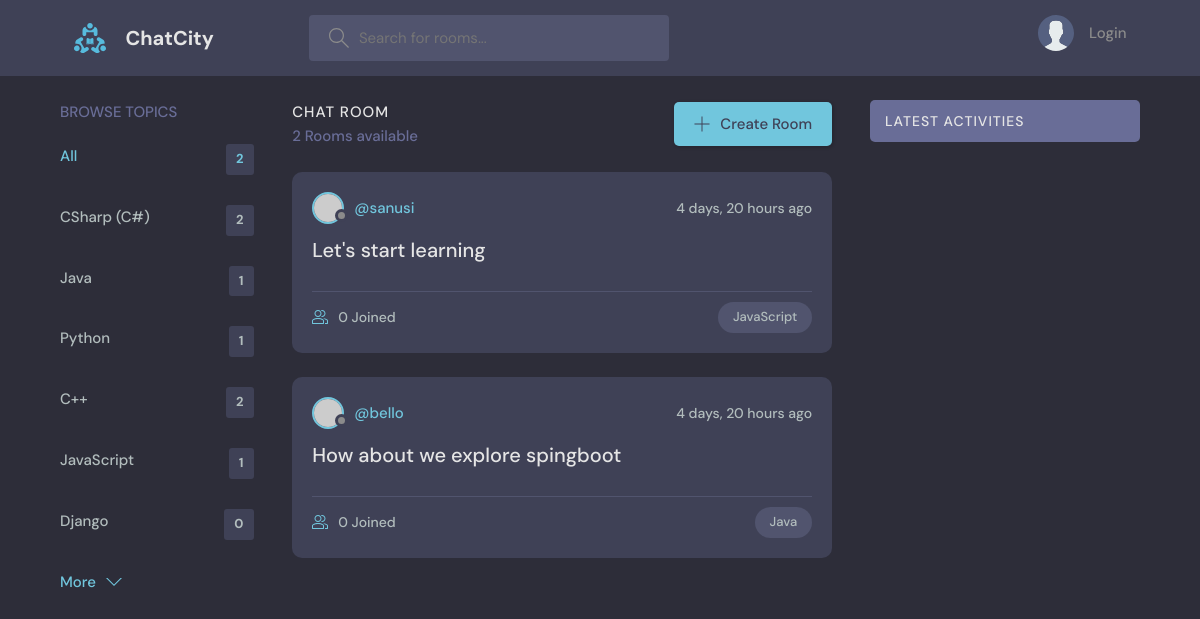
Screenshot of /?q=Java with the database file from the repository.
### baseApp/models.py (models this page shows, shortened)
class Topic(models.Model):
    name = models.CharField(max_length=200)

class Room(models.Model):
    topic = models.ForeignKey(Topic, on_delete=models.SET_NULL, null=True)
    host = models.ForeignKey(User, on_delete=models.SET_NULL, null=True)
    participants = models.ManyToManyField(User, related_name="participants", blank=True)
    name = models.CharField(max_length=200)
    description = models.TextField(null = True, blank = True)
    updated = models.DateTimeField(auto_now=True)
    created = models.DateTimeField(auto_now_add=True)
    class Meta:
        ordering = ["-updated", "-created"]

### baseApp/views.py (the view)
# urls.py: path('', views.home, name="home"),
def home(request):
    query = request.GET.get('q') if request.GET.get('q') != None else ""
    rooms = Room.objects.filter(Q(topic__name__icontains=query) | Q(name__icontains=query) | Q(host__username__icontains=query) | Q(description__icontains=query))
    topics = Topic.objects.all()
    room_count = rooms.count()
    activityMsg = Message.objects.filter(Q(room__topic__name__icontains = query))
    context = {"rooms":rooms, "topics":topics,"room_count":room_count, "activeityMessages":activityMsg}
    return render(request, "base/home.html", context)

### baseApp/templates/base/home.html
{% extends "main.html" %} {% block content %}
<main class="layout layout--3">
  <div class="container">
    <div>{%include 'base/components/browse.html'%}</div>
    <div>
      {%include 'base/components/roomAvail.html'%}
    </div>
    <div>{%include 'base/components/activity.html'%}</div>
  </div>
</main>
{% endblock content %}

### baseApp/templates/base/components/browse.html
<div class="topics">
  <div class="topics__header">
    <h2>Browse Topics</h2>
  </div>
  <ul class="topics__list">
    <li>
      <a href="{%url 'home' %}" class="active">All <span>{{room_count}}</span></a>
    </li>
    {% for topic in topics%}
    <li>
      <a href="{% url 'home'%}?q={{topic.name}}"
        >{{topic.name}} <span>{{topic.room_set.all.count}}</span></a
      >
    </li>
    {%endfor%}
  </ul>
  <a class="btn btn--link" href="topics.html">
    More
    <svg
      version="1.1"
      xmlns="http://www.w3.org/2000/svg"
      width="32"
      height="32"
      viewBox="0 0 32 32"
    >
      <title>chevron-down</title>
      <path d="M16 21l-13-13h-3l16 16 16-16h-3l-13 13z"></path>
    </svg>
  </a>
</div>

### baseApp/templates/base/components/roomAvail.html (shortened to what this page needs)
<div class="roomList">
  <div class="roomList__header">
    <div>
      <h2>Chat Room</h2>
      <p>{{room_count}} Rooms available</p>
    </div>
    <a class="btn btn--main" href="{% url 'createRoom' %}">
      <svg
        version="1.1"
        xmlns="http://www.w3.org/2000/svg"
        width="32"
        height="32"
        viewBox="0 0 32 32"
      >
        <title>add</title>
        <path
          d="M16.943 0.943h-1.885v14.115h-14.115v1.885h14.115v14.115h1.885v-14.115h14.115v-1.885h-14.115v-14.115z"
        ></path>
      </svg>
      Create Room
    </a>
  </div>
  {%for room in rooms %}
  <div class="roomListRoom">
    <div class="roomListRoom__header">
      <a href="{%url 'profile' room.host.id%}" class="roomListRoom__author">
        <div class="avatar avatar--small">
          <img src="https://randomuser.me/api/portraits/women/11.jpg" />
        </div>
        <span>@{{room.host.username}}</span>
      </a>
      <div class="roomListRoom__actions">
        <span>{{room.created|timesince}} ago</span>
      </div>
    </div>
    <div class="roomListRoom__content">
      <a href="{% url 'room' room.id %}">{{room.name}}</a>
    </div>
    <div class="roomListRoom__meta">
      <a href="{% url 'room' room.id %}" class="roomListRoom__joined">
        {{room.participants.count}} Joined
      </a>
      <p class="roomListRoom__topic">{{room.topic.name}}</p>
    </div>
  </div>
  {% endfor %}
</div>

### static/styles/main.css (style rules this page uses)
:root { --color-main: #71c6dd; --color-main-light: rgb(225, 246, 251); --color-dark: #3f4156; --color-dark-medium: #51546e; --color-dark-light: #696d97; --color-light: #e5e5e5; --color-gray: #8b8b8b; --color-light-gray: #b2bdbd; --color-bg: #2d2d39; --color-success: #5dd693; --color-error: #fc4b0b; }
* { font-family: "DM Sans", -apple-system, BlinkMacSystemFont, "Segoe UI", Roboto, Oxygen, Ubuntu, Cantarell, "Open Sans", "Helvetica Neue", sans-serif; margin: 0; padding: 0; box-sizing: border-box; text-rendering: optimizeLegibility; font-size: inherit; }
html { font-size: 56.25%; }
@media only screen and (min-width: 1200px) { html { font-size: 62.5%; } }
body { line-height: 1.6; font-weight: 400; font-size: 1.5rem; color: var(--color-light-gray); background-color: var(--color-bg); min-height: 100vh; }
img { width: 100%; }
a { display: inline-block; color: var(--color-main); text-decoration: none; }
.container { max-width: 120rem; width: 90%; margin: auto; }
.btn { background-color: transparent; border: none; display: inline-flex; align-items: center; gap: 1rem; cursor: pointer; transition: all ease-in-out 0.3s; padding: 1rem 2rem; border-radius: 5px; box-shadow: 1px 1px 3px 1px rgba(0, 0, 0, 0.15); font-weight: 500; }
.btn--link { border-radius: 0; padding: 0; color: var(--color-main); box-shadow: none; }
.btn--main { background-color: var(--color-main); color: var(--color-dark); }
.btn > svg { fill: currentColor; width: 1.6rem; height: 1.6rem; }
.avatar { position: relative; display: inline-block; border-radius: 50%; border: 2px solid var(--color-main); }
.avatar img { display: block; border-radius: 50%; object-fit: cover; object-position: center; }
.avatar::after { content: ""; display: block; position: absolute; background-color: var(--color-gray); z-index: 111; border-radius: 50%; border: 0.3rem solid var(--color-dark); }
.avatar.avatar--small img { width: 2.8rem; height: 2.8rem; }
.avatar.avatar--small:after { width: 0.7rem; height: 0.7rem; bottom: 0px; right: -6px; }
.layout { margin-top: 2.4rem; }
.layout > .container { display: flex; justify-content: space-between; align-items: flex-start; }
.layout--3 > .container > div:first-child { flex-basis: 18%; max-width: 22.5rem; }
.layout--3 > .container > div:nth-child(2) { flex-basis: 50%; }
.layout--3 > .container > div:last-child { flex-basis: 25%; }
.topics__header { margin-bottom: 2rem; }
.topics__header h2 { text-transform: uppercase; font-weight: 500; color: var(--color-dark-light); }
.topics__list { list-style: none; }
.topics__list li a { display: flex; justify-content: space-between; margin-bottom: 3rem; font-weight: 500; color: var(--color-light-gray); transition: all 0.3s ease-in-out; }
.topics__list li a.active, .topics__list li a:hover { color: var(--color-main); }
.topics__list li a span { padding: 0.5rem 1rem; background-color: var(--color-dark); border-radius: 3px; font-size: 1.3rem; font-weight: 700; letter-spacing: 1px; }
.roomList__header { display: flex; justify-content: space-between; align-items: center; margin-bottom: 2.4rem; }
.roomList__header h2 { text-transform: uppercase; font-weight: 500; color: var(--color-light); letter-spacing: 1px; }
.roomList__header p { font-weight: 500; color: var(--color-dark-light); }
.roomListRoom { margin-bottom: 2.4rem; background-color: var(--color-dark); border-radius: 1rem; padding: 2rem; }
.roomListRoom__header { display: flex; justify-content: space-between; align-items: center; }
.roomListRoom__author { font-weight: 500; display: flex; align-items: center; gap: 1rem; }
.roomListRoom__actions { display: flex; align-items: flex-start; gap: 1rem; position: relative; }
.roomListRoom__actions span { font-size: 1.4rem; font-weight: 500; }
.roomListRoom__content { margin: 1rem 0; }
.roomListRoom__content a { font-size: 2rem; font-weight: 500; margin-bottom: 1.5rem; color: var(--color-light); transition: all 0.3s ease-in-out; }
.roomListRoom__meta { border-top: 1px solid var(--color-dark-medium); padding-top: 1rem; display: flex; align-items: center; justify-content: space-between; }
.roomListRoom__joined { color: var(--color-light-gray); display: flex; align-items: center; gap: 1rem; font-size: 1.4rem; font-weight: 500; }
.roomListRoom__joined svg { fill: var(--color-main); width: 1.6rem; height: 1.6rem; }
.roomListRoom__topic { padding: 5px 1.5rem; background-color: var(--color-dark-medium); border-radius: 5rem; font-weight: 500; font-size: 1.3rem; }

### rows the page displays
Topic: name "CSharp (C#)", room_set.all.count "2"
Topic: name "Java", room_set.all.count "1"
Topic: name "Python", room_set.all.count "1"
Topic: name "C++", room_set.all.count "2"
Topic: name "JavaScript", room_set.all.count "1"
Topic: name "Django", room_set.all.count "0"
Room: host.username "sanusi", created "4 days, 20 hours", name "Let's start learning", participants.count "0", topic.name "JavaScript"
Room: host.username "bello", created "4 days, 20 hours", name "How about we explore spingboot", participants.count "0", topic.name "Java"

### other values shown
{{ room_count }} "2"
